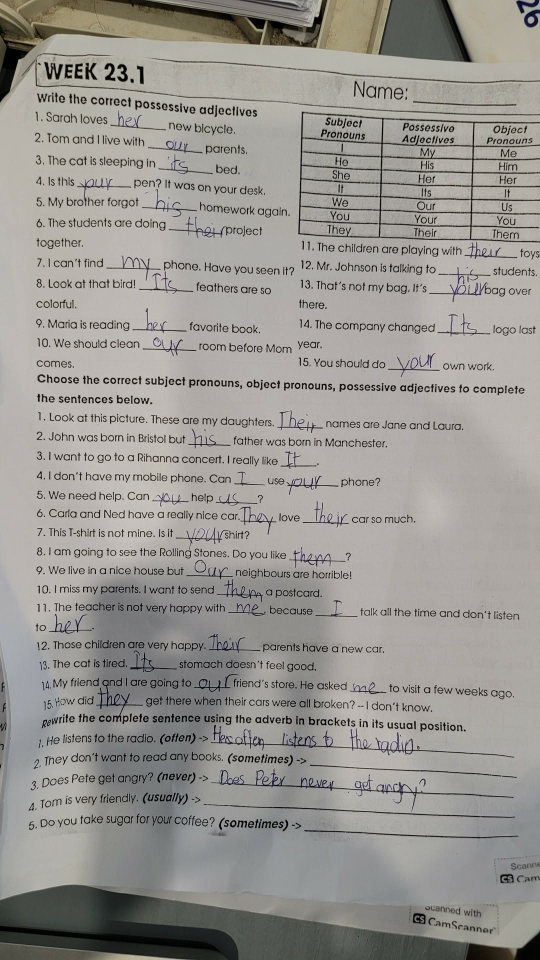
#> input picture ml/real/batch2_excluded/p28_week23_rawphoto.jpg, 1080 x 1920 px (shown at 1/2 size)
$ python print_restore.py ../real/batch2_excluded/p28_week23_rawphoto.jpg ../real/batch2_excluded/p25_duplicate_of_p18.jpg ../real/batch2_excluded/p25_duplicate_of_p18.jpg ../real/batch2_excluded/p25_duplicate_of_p18.jpg ../real/batch2_excluded/p25_duplicate_of_p18.jpg
#> lines starting #> are read from the running program, lines starting #| are printed output that depends on the picture
"""Post-erase restore prototype — runs AFTER the eraser (InkRefine.erase / MaskEraser):

1. print the eraser took: erased strokes inside a printed-text line band, print-coloured
2. rules (grid) the eraser took: long thin straight neutral runs of the original that
   continue a surviving rule, bridged across the pen strokes crossing them
3. pen the eraser left: bits of mostly-erased writing, and chromatic ink, off the print lines

usage: print_restore.py original erased outdir [clean [mask]]   (writes restored.png, restore_viz.png)
       mask: the app's handwriting mask PNG (alpha = handwriting, blue = print)
"""
import sys
import cv2
import numpy as np

orig_path, erased_path, out = sys.argv[1:4]
O = cv2.imread(orig_path)
#> O is the input picture: shape (1920, 1080, 3); mean B, G, R 145.6, 150.1, 152.6
E = cv2.imread(erased_path)
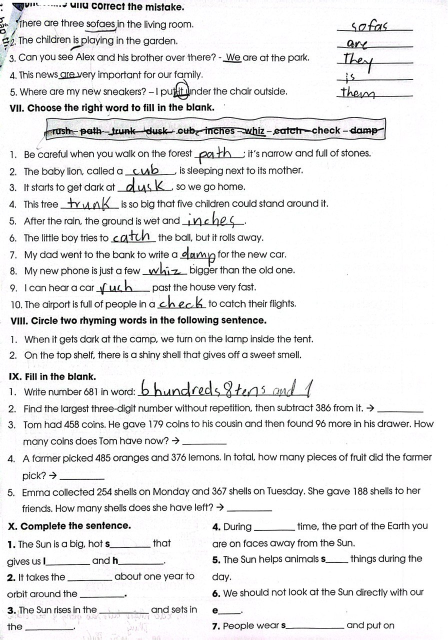
#> input picture ml/real/batch2_excluded/p25_duplicate_of_p18.jpg, 896 x 1280 px (shown at 1/2 size)
#> E is the input picture: shape (1280, 896, 3); mean B, G, R 234.2, 233.8, 233.9
H, W = E.shape[:2]
#> H = 1280; W = 896
if O.shape[:2] != (H, W):
    O = cv2.resize(O, (W, H), interpolation=cv2.INTER_AREA)
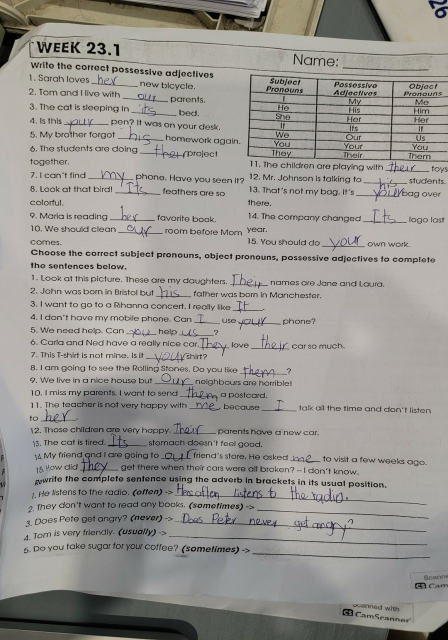
#> O: shape (1280, 896, 3) (shown at 1/2 size); mean B, G, R 145.6, 150.1, 152.6
k = max(1, round(max(H, W) / 1280))          # stroke unit at this resolution
#> k = 1


def paper(img, ksz=7, blur=31):
#> called with ksz = 7, blur = 31
    return np.stack([cv2.medianBlur(cv2.dilate(img[..., c], np.ones((ksz, ksz), np.uint8)), blur) for c in range(3)], -1)


def normalize(img):
    bg = paper(img).astype(np.float32)
    return np.clip(img.astype(np.float32) / np.maximum(bg, 1) * 255, 0, 255).astype(np.uint8)
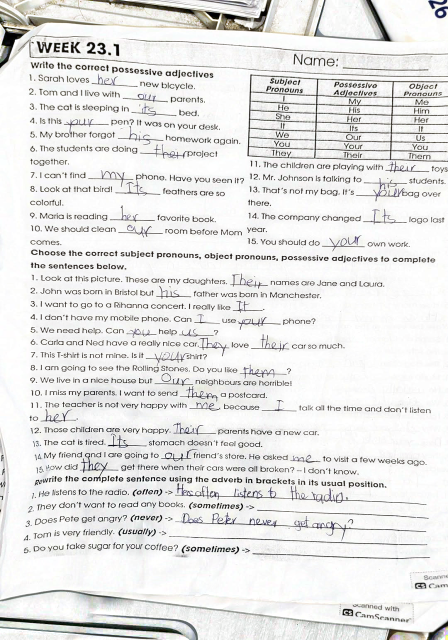
#> returned value: shape (1280, 896, 3) (shown at 1/2 size); mean of channels 0, 1, 2 229.1, 230, 230.2; drawn as B, G, R


def lab(img):
    L = cv2.cvtColor(img, cv2.COLOR_BGR2LAB).astype(np.float32)
    return 255 - L[..., 0], L[..., 1] - 128, L[..., 2] - 128   # darkness, a, b


def u8(m):
    return m.astype(np.uint8)


def components(mask):
    n, labels, stats, _ = cv2.connectedComponentsWithStats(u8(mask), connectivity=8)
    return n, labels, stats


# darkness: the page the eraser worked on (app: the shadow-removed "clean" page, which is
# near-greyscale); colour: the white-balanced original
C = normalize(O)
N = cv2.imread(sys.argv[4]) if len(sys.argv) > 4 else C
dN, _, _ = lab(N)
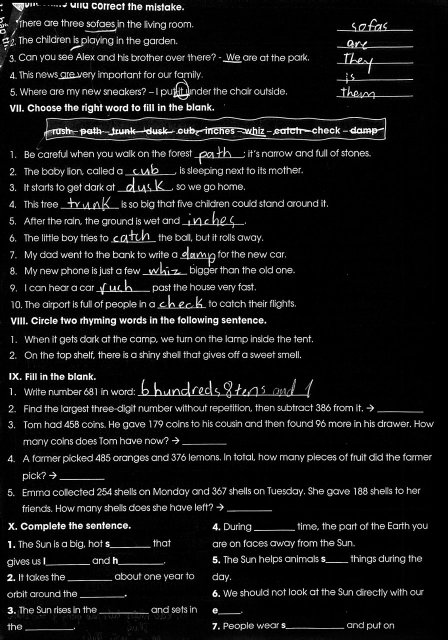
#> dN: shape (1280, 896) float32 (shown at 1/2 size); min 0, max 255, mean 20.3
_, aN, bN = lab(C)
#> in lab (call 2), `L = cv2.cvtColor(img, cv2.COLOR_BGR2LAB).astype(np.float32)`:
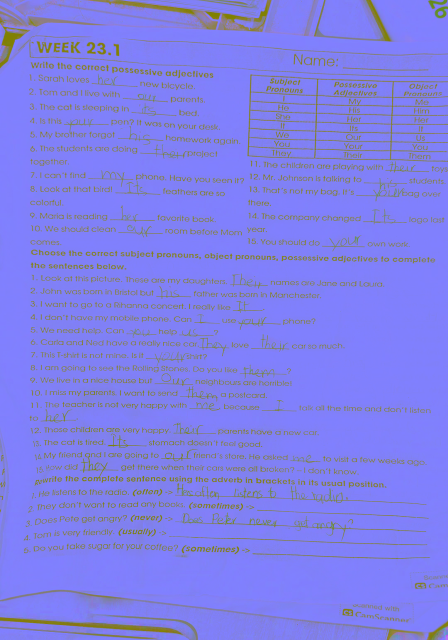
#> L: shape (1280, 896, 3) float32 (shown at 1/2 size); mean B, G, R 232.5, 128, 128.3
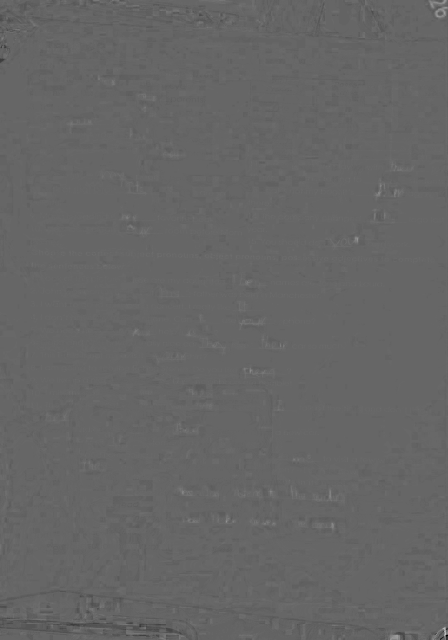
#> aN: shape (1280, 896) float32 (shown at 1/2 size); min -36, max 54, mean -0.1; drawn with min black and max white
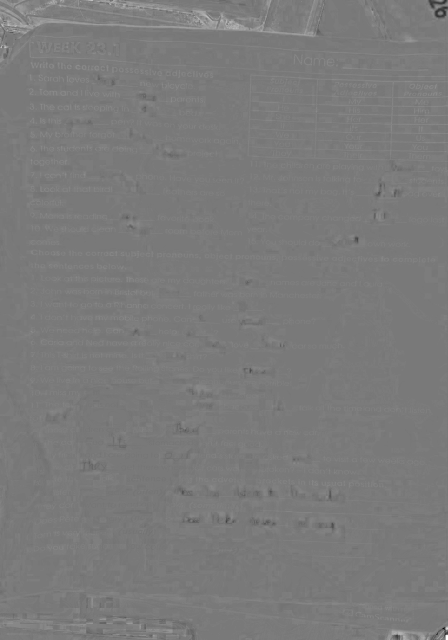
#> bN: shape (1280, 896) float32 (shown at 1/2 size); min -55, max 60, mean 0.5; drawn with min black and max white
dE, _, _ = lab(E)

# the app's own layers, when given: handwriting = alpha, print = blue (HandwritingMask.kt)
if len(sys.argv) > 5:
    M = cv2.imread(sys.argv[5], cv2.IMREAD_UNCHANGED)
    if M.shape[:2] != (H, W):
        M = cv2.resize(M, (W, H), interpolation=cv2.INTER_NEAREST)
#> (the run stopped early here; a loop or call above may not have finished)
